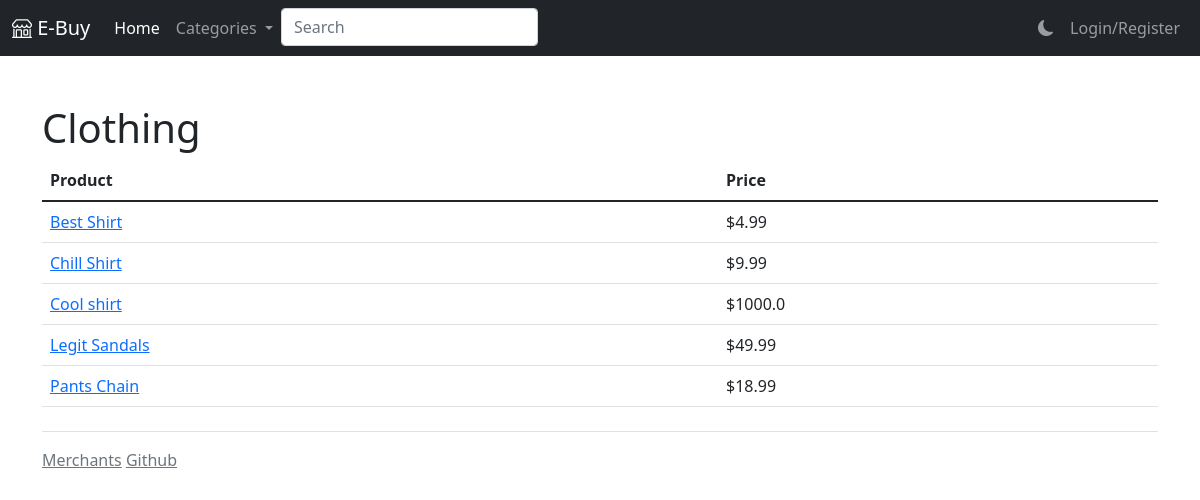
Page /category/1 on the committed database.
### app/models.py (models this page shows)
class Category(db.Model):
    id = db.Column(db.Integer, primary_key=True)
    name = db.Column(db.String(128))
    products = db.relationship('Product', backref='category', lazy='dynamic')

class Product(db.Model):
    id = db.Column(db.Integer, primary_key=True)
    category_id = db.Column(db.Integer, db.ForeignKey('category.id'))
    merchant_id = db.Column(db.Integer, db.ForeignKey('user.id'))
    name = db.Column(db.String(128))
    price = db.Column(db.Float)
    description = db.Column(db.Text)
    reviews = db.relationship('Review', backref='product', lazy='dynamic')
    images = db.relationship('Image', backref='product')
    orders = db.relationship("OrderRow", back_populates="product")

### app/routes.py (the view)
@webapp.route('/category/<int:category_id>')
def category(category_id):
    category = Category.query.get(category_id)
    if category is not None:
        return render_template('category.html', category=category, products=category.products.all())
    else:
        return abort(404)

### app/routes.py (called while the page is built)
def add_categories(func):
    def inner(*args, **kwargs):
        return func(*args, **kwargs, categories=get_category_dict())
    return inner

### app/utils.py (called while the page is built)
def get_category_dict():
    return {c.name: c.id for c in Category.query.all()}

### app/templates/category.html (shortened to what this page needs)
{% extends "base.html" %}
{% block main %}
    <h1>{{ category.name }}</h1>
    <table class="table">
        <thead>
        <tr>
            <th scope="col">Product</th>
            <th scope="col">Price</th>
        </tr>
        </thead>
        <tbody>
        {% for product in products %}
            <tr>
                <td><a href="{{ '/product/%s' %product.id }}">{{ product.name }}</a></td>
                <td>${{ product.price }}</td>
            </tr>
        {% endfor %}
        </tbody>
    </table>
{% endblock %}

### rows in the picture
Category: name "Clothing"
Product: name "Best Shirt", price "4.99"
Product: name "Chill Shirt", price "9.99"
Product: name "Cool shirt", price "1000.0"
Product: name "Legit Sandals", price "49.99"
Product: name "Pants Chain", price "18.99"
